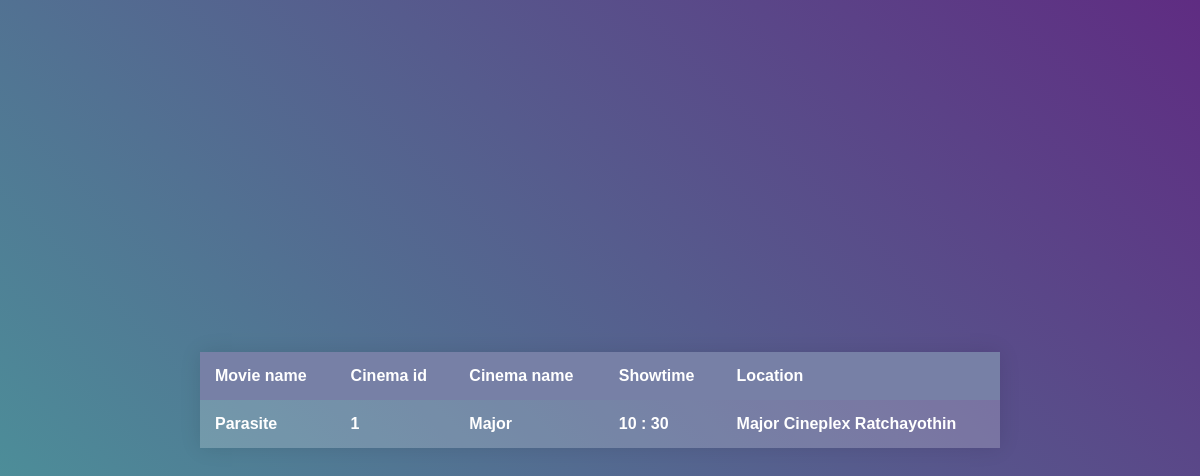
The app's page /cinema.php?id=1 with its own data.
### tables this page shows
create table Cinema(
    Mov_id int,
	Cin_id int not null auto_increment primary key,
    Cin_name varchar(100) not null,
    Cin_showtime varchar(20) not null,
    Cin_location varchar(100) not null,
    foreign key (Mov_id) references Movies(Mov_id)
    );

create table Movies(
    Mov_id int not null auto_increment primary key,
    Mov_name varchar(50) not null,
    Mov_poster varchar(300) not null,
    Mov_cost numeric(10,2) not null,
    Mov_date date not null,
    Mov_detail varchar(1000) not null
    );

### public/cinema.php (the view, shortened to what this page needs)
<?php
  require_once "config.php";
  $M_id = $_GET["id"];
  $sql2 = "SELECT * FROM movies WHERE Mov_id = $M_id";
    if($result = mysqli_query($link, $sql2)){
      if(mysqli_num_rows($result) > 0){
        while($row = mysqli_fetch_array($result)){
          $Mov_id = $row['Mov_id'];
        }
      }
    }
    else{
      echo "Something went wrong. Please try again.";
    }
?>
<!DOCTYPE html>
<html>
<head>
<link rel="stylesheet" type="text/css" href="sty.css">
</head>
<body>
  <div class="container">
    <table>
      <thead>
        <tr>
          <th>Movie name</th>
          <th>Cinema id</th>
          <th>Cinema name</th>
          <th>Showtime</th>
          <th>Location</th>
        </tr>
      </thead>
      <?php
        $sql = "SELECT * FROM cinema JOIN movies USING (Mov_id) WHERE Mov_id = $Mov_id";
        if($result = mysqli_query($link, $sql)){
          if(mysqli_num_rows($result) > 0){
            while($row = mysqli_fetch_array($result)){
              echo "<tr>";
              echo "<th>" . $row['Mov_name'] . "</th>";
              echo "<th>" . $row['Cin_id'] . "</th>";
			  			echo "<th>" . $row['Cin_name'] . "</th>";
						  echo "<th>" . $row['Cin_showtime'] . "</th>";
              echo "<th>" . $row['Cin_location'] . "</th>";
						  echo "</tr>";
            }
          }
        }
        else{
          echo "Something went wrong. Please try again.";
        }
    	?>
    </table>
  </div>
</body>
</html>

### public/sty.css (style rules this page uses)
html, body { height: 100%; }
body { margin: 0; background: linear-gradient(45deg, #49a09d, #5f2c82); font-family: sans-serif; font-weight: 100; }
.container { position: absolute; top: 50%; left: 50%; transform: translate(-50%, -50%); }
table { width: 800px; border-collapse: collapse; overflow: hidden; box-shadow: 0 0 20px rgba(0,0,0,0.1); }
th, td { padding: 15px; background-color: rgba(255,255,255,0.2); color: #fff; }
th { text-align: left; }
thead { background-color: #55608f; }

### records on screen
cinema: Mov.Mov_name "Parasite", Cin_id "1", Cin_name "Major", Cin_showtime "10 : 30", Cin_location "Major Cineplex Ratchayothin"
